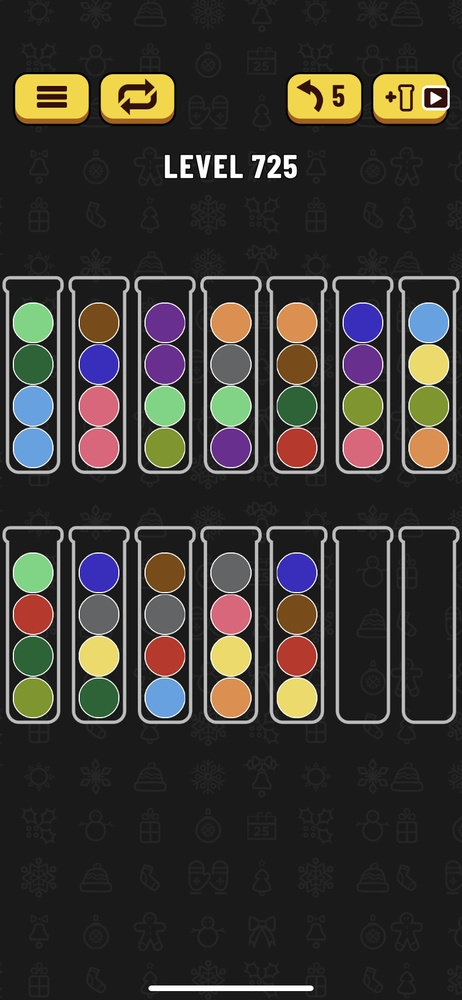
#> input picture img/IMG_B66152AF3E01-1.jpeg, 462 x 1000 px, shrunk from 828 x 1792 before the run
$ python -i image.py   (imports and definitions only)
#> lines starting #> are read from the running program, lines starting #| are printed output that depends on the picture
### color.py
class Color:
    def __init__(self, name):
        self.name = name

    def __repr__(self) -> str:
        return f'Color({self})'

    def __str__(self) -> str:
        return self.name


RED = Color('R')
GREEN = Color('G')
ORANGE = Color('O')
BLUE = Color('B')
PINK = Color('P')
VIOLET = Color('V')
LIME = Color('L')
YELLOW = Color('Y')

L_BLUE = Color('b')
L_GREEN = Color('g')

GRAY = Color('Q')
BROWN = Color('X')

### image.py
import math
from typing import List

import cv2
import numpy as np

from color import RBG_TO_COLOR, Color


def normalize(circles):
    last_y = 0
    for circle in circles:
        if math.isclose(circle[1], last_y, abs_tol=3):
            circle[1] = last_y
        else:
            last_y = circle[1]

    return circles


def img_to_colors(image_name: str):
#> called with image_name = 'img/IMG_B66152AF3E01-1.jpeg'
    image = cv2.imread(image_name)
#> image is the input picture: shape (1000, 462, 3); mean B, G, R 50.1, 54.7, 58
    output = image.copy()
    gray = cv2.cvtColor(image, cv2.COLOR_BGR2GRAY)
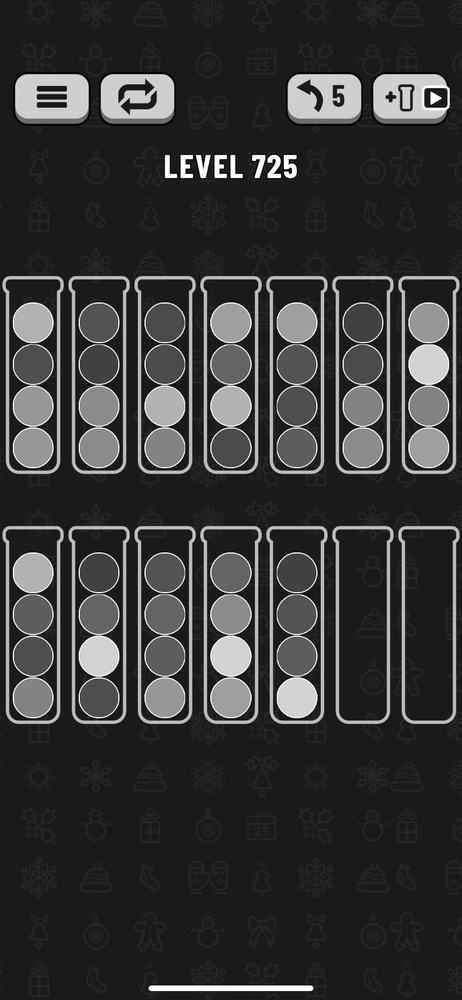
#> gray: shape (1000, 462); min 0, max 255, mean 55.2
    circles = cv2.HoughCircles(gray, cv2.HOUGH_GRADIENT, 1.2, 20, maxRadius=100)
#> circles = None

    ordered_colors = []
    if circles is not None:
        # convert the (x, y) coordinates and radius of the circles to integers
        circles = np.round(circles[0, :]).astype("int16")
        ind = np.lexsort((circles[:, 0], circles[:, 1]))
        circles = circles[ind]
        circles = normalize(circles)
        ind = np.lexsort((circles[:, 0], circles[:, 1]))
        circles = circles[ind]
        # loop over the (x, y) coordinates and radius of the circles
        for i, (x, y, r) in enumerate(circles):
            # draw the circle in the output image, then draw a rectangle
            # corresponding to the center of the circle
            # cv2.circle(output, (x, y), r, (0, 255, 0), 4)
            # cv2.putText(output, str(i), (x - 5, y - 5), 1, fontScale=1, color=(0, 128, 255))
            # cv2.rectangle(output, (x - 5, y - 5), (x + 5, y + 5), (0, 128, 255), -1)

            rbg = output[y][x]
            color = RBG_TO_COLOR[tuple(rbg)]  # type: ignore
            ordered_colors.append(color)
            # print(i, y, x, rbg, color)

        # show the output image
        # cv2.imshow("output", output)
        # cv2.waitKey(0)

        if not ordered_colors:
            raise ValueError("Can't parse :shrug:")

        if len(ordered_colors) == 48:
            flasks1: List[List[Color]] = [[] for _ in range(7)]
            for i, color in enumerate(reversed(ordered_colors[:28])):
                flasks1[i % 7].append(color)
            flasks1.reverse()

            flasks2: List[List[Color]] = [[] for _ in range(5)]
            for j, color in enumerate(reversed(ordered_colors[28:])):
                flasks2[j % 5].append(color)
            flasks2.reverse()

            return flasks1 + flasks2 + [[], []]
        elif len(ordered_colors) == 36:
            raise NotImplementedError()
        else:
            raise NotImplementedError()

>>> result = img_to_colors('img/IMG_B66152AF3E01-1.jpeg')
